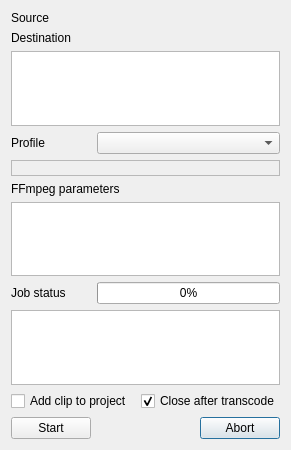
<?xml version="1.0" encoding="UTF-8"?>
<ui version="4.0">
 <class>ClipTranscode_UI</class>
 <widget class="QDialog" name="ClipTranscode_UI">
  <property name="geometry">
   <rect>
    <x>0</x>
    <y>0</y>
    <width>291</width>
    <height>450</height>
   </rect>
  </property>
  <property name="windowTitle">
   <string>Dialog</string>
  </property>
  <layout class="QGridLayout" name="gridLayout">
   <item row="0" column="0">
    <widget class="QLabel" name="label_source">
     <property name="text">
      <string>Source</string>
     </property>
    </widget>
   </item>
   <item row="0" column="1" colspan="2">
    <widget class="KUrlRequester" name="source_url"/>
   </item>
   <item row="1" column="0">
    <widget class="QLabel" name="label_dest">
     <property name="text">
      <string>Destination</string>
     </property>
    </widget>
   </item>
   <item row="1" column="1" colspan="2">
    <widget class="KUrlRequester" name="dest_url"/>
   </item>
   <item row="5" column="0" colspan="3">
    <widget class="QLabel" name="label_3">
     <property name="text">
      <string>FFmpeg parameters</string>
     </property>
    </widget>
   </item>
   <item row="6" column="0" colspan="3">
    <widget class="QTextEdit" name="ffmpeg_params">
     <property name="sizePolicy">
      <sizepolicy hsizetype="Expanding" vsizetype="Maximum">
       <horstretch>0</horstretch>
       <verstretch>0</verstretch>
      </sizepolicy>
     </property>
    </widget>
   </item>
   <item row="7" column="0">
    <widget class="QLabel" name="label_4">
     <property name="text">
      <string>Job status</string>
     </property>
    </widget>
   </item>
   <item row="8" column="0" colspan="3">
    <widget class="QTextEdit" name="log_text">
     <property name="sizePolicy">
      <sizepolicy hsizetype="Expanding" vsizetype="Expanding">
       <horstretch>0</horstretch>
       <verstretch>0</verstretch>
      </sizepolicy>
     </property>
     <property name="readOnly">
      <bool>true</bool>
     </property>
    </widget>
   </item>
   <item row="11" column="2">
    <widget class="QDialogButtonBox" name="buttonBox">
     <property name="orientation">
      <enum>Qt::Horizontal</enum>
     </property>
     <property name="standardButtons">
      <set>QDialogButtonBox::Abort</set>
     </property>
    </widget>
   </item>
   <item row="11" column="0">
    <widget class="QPushButton" name="button_start">
     <property name="text">
      <string>Start</string>
     </property>
    </widget>
   </item>
   <item row="9" column="0" colspan="2">
    <widget class="QCheckBox" name="auto_add">
     <property name="text">
      <string>Add clip to project</string>
     </property>
    </widget>
   </item>
   <item row="9" column="2">
    <widget class="QCheckBox" name="auto_close">
     <property name="text">
      <string>Close after transcode</string>
     </property>
     <property name="checked">
      <bool>true</bool>
     </property>
    </widget>
   </item>
   <item row="11" column="1">
    <spacer name="horizontalSpacer">
     <property name="orientation">
      <enum>Qt::Horizontal</enum>
     </property>
     <property name="sizeHint" stdset="0">
      <size>
       <width>40</width>
       <height>20</height>
      </size>
     </property>
    </spacer>
   </item>
   <item row="3" column="0">
    <widget class="QLabel" name="label_profile">
     <property name="text">
      <string>Profile</string>
     </property>
    </widget>
   </item>
   <item row="3" column="1" colspan="2">
    <widget class="KComboBox" name="profile_list"/>
   </item>
   <item row="2" column="0" colspan="3">
    <widget class="QListWidget" name="urls_list">
     <property name="alternatingRowColors">
      <bool>true</bool>
     </property>
    </widget>
   </item>
   <item row="4" column="0" colspan="3">
    <widget class="QLabel" name="transcode_info">
     <property name="frameShape">
      <enum>QFrame::StyledPanel</enum>
     </property>
     <property name="frameShadow">
      <enum>QFrame::Raised</enum>
     </property>
    </widget>
   </item>
   <item row="7" column="1" colspan="2">
    <widget class="QProgressBar" name="job_progress">
     <property name="value">
      <number>0</number>
     </property>
    </widget>
   </item>
  </layout>
 </widget>
 <customwidgets>
  <customwidget>
   <class>KComboBox</class>
   <extends>QComboBox</extends>
   <header>kcombobox.h</header>
  </customwidget>
  <customwidget>
   <class>KUrlRequester</class>
   <extends>QFrame</extends>
   <header>kurlrequester.h</header>
  </customwidget>
 </customwidgets>
 <resources/>
 <connections>
  <connection>
   <sender>buttonBox</sender>
   <signal>accepted()</signal>
   <receiver>ClipTranscode_UI</receiver>
   <slot>accept()</slot>
   <hints>
    <hint type="sourcelabel">
     <x>248</x>
     <y>254</y>
    </hint>
    <hint type="destinationlabel">
     <x>157</x>
     <y>274</y>
    </hint>
   </hints>
  </connection>
  <connection>
   <sender>buttonBox</sender>
   <signal>rejected()</signal>
   <receiver>ClipTranscode_UI</receiver>
   <slot>reject()</slot>
   <hints>
    <hint type="sourcelabel">
     <x>316</x>
     <y>260</y>
    </hint>
    <hint type="destinationlabel">
     <x>286</x>
     <y>274</y>
    </hint>
   </hints>
  </connection>
 </connections>
</ui>
